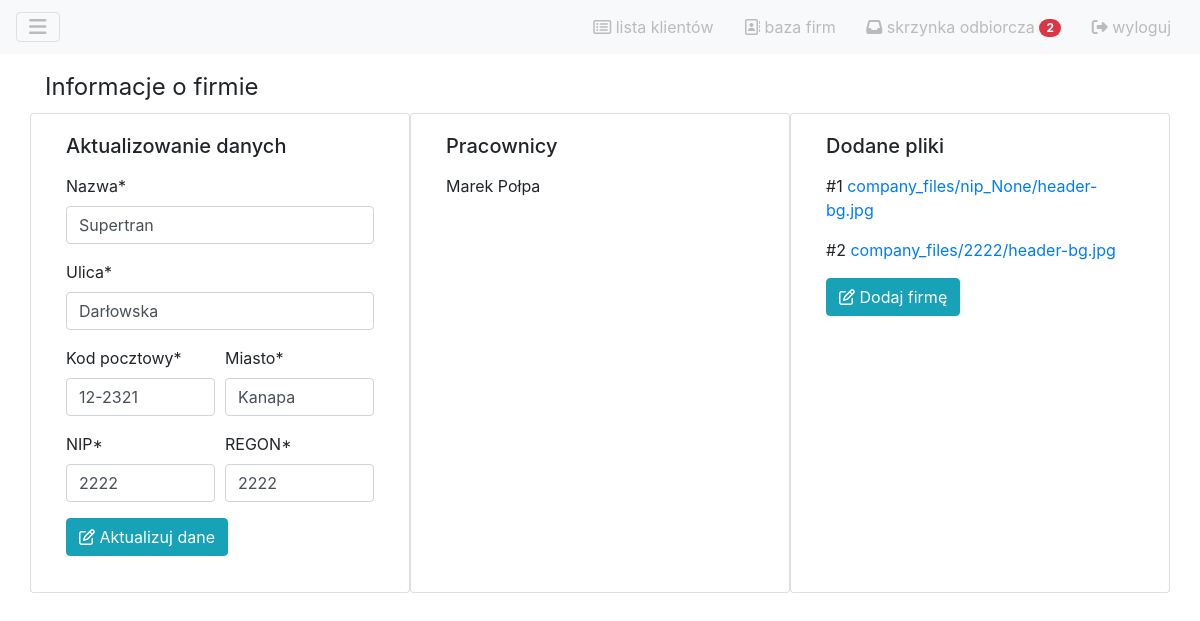
/companies/detail/12/ (signed in), run on the app's committed database.
### companies/models.py (models this page shows, shortened)
class Company(models.Model):
    nazwa = models.CharField(verbose_name='Nazwa', max_length=50)
    miasto = models.CharField(max_length=50)
    ulica = models.CharField(max_length=50)
    kod_pocztowy = models.CharField(max_length=50)
    nip = models.CharField(verbose_name='NIP', max_length=50)
    regon = models.CharField(verbose_name='REGON', max_length=50)

class File(models.Model):
    firma = models.ForeignKey(Company, on_delete=models.CASCADE)
    plik = models.FileField(verbose_name='Pliki', upload_to=get_upload_folder_name, blank=True)
    data_dodania = models.DateTimeField(blank = True, null=True)

### clients/models.py (models this page shows, shortened)
class Client(models.Model):
	podstawa_prawna_wybor = [
		('kier_zaw', 'kierowca zawodowy'),
		('kier_uprz', 'kierowca uprzywilejowany'),
		('instr_egz', 'instruktor / egzaminator'),
		('zatrz_pra_jaz', 'zatrzymane prawo jazdy'),
		('inna', 'inna')
	]
	imie = models.CharField("imię", max_length=100)
	nazwisko = models.CharField("nazwisko", max_length=100)
	numer_telefonu = models.CharField("numer telefonu", max_length=20)
	email = models.CharField("adres e-mail", max_length=50)
	nr_rejestr = models.CharField("numer w rejestrze", max_length=20)
	data_badania = models.DateField("data badania")
	data_waznosci_badania = models.DateField("data upływu badania")
	podstawa_prawna = models.CharField("podstawa prawna", max_length=50, choices=podstawa_prawna_wybor)
	komentarz = models.TextField("komentarz", blank=True)
	pracodawca = models.ForeignKey(Company, on_delete=models.CASCADE)

### companies/views.py (the view, shortened to what this page needs)
# urls.py: re_path(r'^detail/(?P<company_id>\d+)/$', views.DetailsCompany.as_view(), name='detail'),
class DetailsCompany(generic.View):
    template_name = 'companies/company_detail.html'
    form_class = DetailForm
    form_class2 = UploadFileForm
    success_url = reverse_lazy("companies:list")
    def get(self, request, company_id):
        employee_list = Client.objects.all().filter(pracodawca=company_id)
        file_list = File.objects.all().filter(firma=company_id)
        detailed_company = get_object_or_404(Company, id=company_id)
        form = self.form_class(instance=detailed_company)
        context = {
            'form': form,
            'detailed_company': detailed_company,
            'employee_list' : employee_list,
            'file_list' : file_list
        }
        return render(request, self.template_name, context)

### companies/forms.py
class DetailForm(forms.ModelForm):
    class Meta:
        model = Company
        fields = '__all__'

### board/templatetags/inbox_tags.py (called while the page is built)
@register.simple_tag(takes_context=True)
def unread_msg_counter(context):
	request = context['user']
	return Message.objects.all().filter(data_odczytania=None).filter(odbiorca=request).count()

### companies/templates/companies/company_detail.html (shortened to what this page needs)
{% extends 'board/base.html' %}
{% load crispy_forms_tags %}
{% block content %}
<legend class="col-12">Informacje o firmie</legend>
<div class="container-fluid">
    <div class="row">
        <div class="card col-4" >
            <div class="card-body">
                <h5 class="card-title">Aktualizowanie danych</h5>
                <p class="card-text">
                    <form method="post" enctype="multipart/form-data">
                        {% include 'companies/company_base_form.html' %}
                        <button type="submit" class="btn btn-info"><i class="far fa-edit"></i> Aktualizuj dane</button>
                    </form>
                </p>
            </div>
        </div>
        <div class="card col-4" >
            <div class="card-body">
                <h5 class="card-title">Pracownicy</h5>
                <p class="card-text">
                    {% for employee in employee_list %}
                        <p>{{ employee.imie }} {{ employee.nazwisko }}</p>
                    {% endfor%}
                </p>
            </div>
        </div>
        <div class="card col-4" >
            <div class="card-body">
                <h5 class="card-title">Dodane pliki</h5>
                <p class="card-text">
                    {% for file in file_list %}
                        <p> #{{ forloop.counter }} <a href="{{ file.plik }}">{{ file.plik }}</a></p>
                    {% endfor %}
                </p>
                <p>
                                    <button type="submit" class="btn btn-info"><i class="far fa-edit"></i> Dodaj firmę</button>
                </p>
            </div>
        </div>
    </div>
</div>
{% endblock%}

### board/templates/board/base.html (shortened to what this page needs)
<!DOCTYPE html>
<html lang="en">
<head>
{% load static %}
{% load inbox_tags%}
<link rel="stylesheet" href="https://stackpath.bootstrapcdn.com/bootstrap/4.3.1/css/bootstrap.min.css">
<link rel="stylesheet" href="{% static 'board/base.css' %}">
</head>
<body>
<div id="wrapper">
    <nav id="navbar-wrapper">
        <div class="navbar navbar-light bg-light">
            <button class="navbar-toggler" type="button" data-toggle="collapse" data-target="#navbarToggleExternalContent" aria-controls="navbarToggleExternalContent" aria-expanded="false" aria-label="Toggle navigation">
                <a href="#" class="navbar-elements" id="menu-toggle"><i class="fas fa-bars"></i></a>
            </button>
            <div class="text-right">
                <button class="btn btn-light" type="button"><a class="navbar-elements" href="{% url 'clients:list' %}"><i class="far fa-list-alt"></i> lista klientów </a></button>
                <button class="btn btn-light" type="button"><a class="navbar-elements" href="{% url 'companies:list' %}"><i class="far fa-address-book"></i> baza firm </a></button>
                <button class="btn btn-light" type="button">
                    <a class="navbar-elements" href="{% url 'msg:inbox' %}">
                        <i class="fas fa-inbox"></i>
                        skrzynka odbiorcza
                        {% unread_msg_counter as unread_msg_counter_flag %}
                        {% if unread_msg_counter_flag != 0 %}
                        <span class="badge badge-pill badge-danger">{% unread_msg_counter %} </span>
                        {% endif %}
                    </a>
                </button>
                <button class="btn btn-light" type="button"><a class="navbar-elements" href="{% url 'logout' %}"><i class="fas fa-sign-out-alt"></i> wyloguj</a></button>
            </div>
        </div>
    </nav>
        <div id="page-content-wrapper">
            <div class="container-fluid">
                <div class="row">
                    <div class="col-lg-12">
                        {% block content %}
                        {% endblock %}
                    </div>
                </div>
            </div>
        </div>
</div>
</body>
</html>

### companies/templates/companies/company_base_form.html
{% load crispy_forms_tags %}
    <fieldset>
        <div class="form-row">
            <div class="col-lg-12">
                {{ form.nazwa | as_crispy_field}}
            </div>
        </div>
        <div class="form-row">
            <div class="col-lg-12">
                {{ form.ulica | as_crispy_field}}
            </div>
        </div>
        <div class="form-row">
            <div class="col-lg-6">
                {{ form.kod_pocztowy | as_crispy_field}}
            </div>
            <div class="col-lg-6">
                {{ form.miasto | as_crispy_field}}
            </div>
        </div>
        <div class="form-row">
            <div class="col-lg-6">
                {{ form.nip | as_crispy_field}}
            </div>
            <div class="col-lg-6">
                {{ form.regon | as_crispy_field}}
            </div>
        </div>
    </fieldset>

### board/static/board/base.css (style rules this page uses)
#navbar-wrapper { height: 5%; }
.navbar-elements { text-decoration: none; color: #bbb; }
#page-content-wrapper { width: 100%; position: absolute; padding: 15px; }

### data on the page
Company: nazwa "Supertran", ulica "Darłowska", kod_pocztowy "12-2321", miasto "Kanapa", nip "2222", regon "2222"
Client: imie "Marek", nazwisko "Połpa"
File: plik "company_files/nip_None/header-bg.jpg"
File: plik "company_files/2222/header-bg.jpg"
